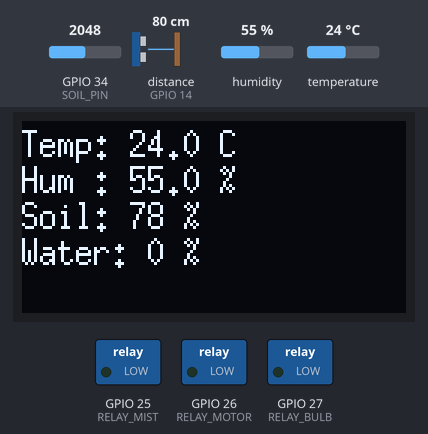
The sketch below on a simulated ESP32. Parts: 128×64 one-colour display, switched loads named in the sketch (green lamp = pin HIGH). Wiring (inferred from the names in the program): ultrasonic range finder: trigger GPIO 12; echo GPIO 14. The test bench sets the inputs (shaded band); at power-on: humidity 55 %, GPIO 34 (SOIL_PIN) = 2048, temperature 24 °C, distance to the obstacle (sensor on GPIO 14) 80 cm. The echo pulse lasts 58.3 µs per cm; WiFi joins after 1.5 s; servers stay silent unless stated; pins used as bus, display or sensor lines are not drawn.

Above: at 3.0 s.
3.1 s: humidity set to 41 %
At 4.6 s:
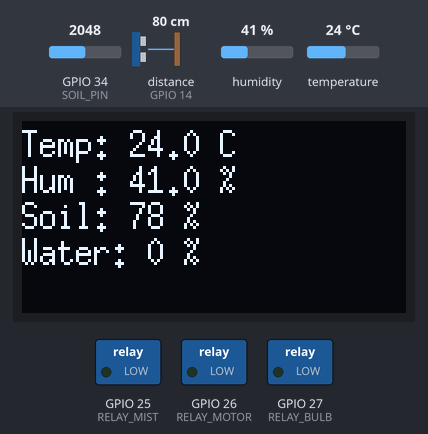
5.8 s: humidity set to 37 %
At 6.4 s:
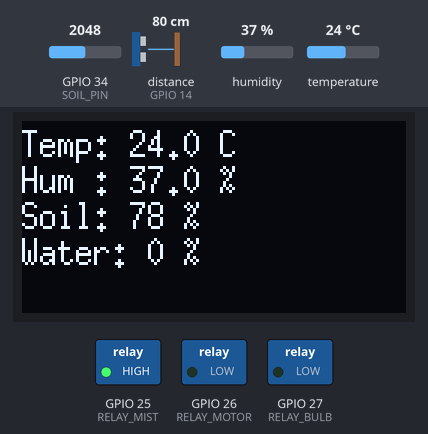
8.5 s: GPIO 34 (SOIL_PIN) set to 3261
At 11.0 s:
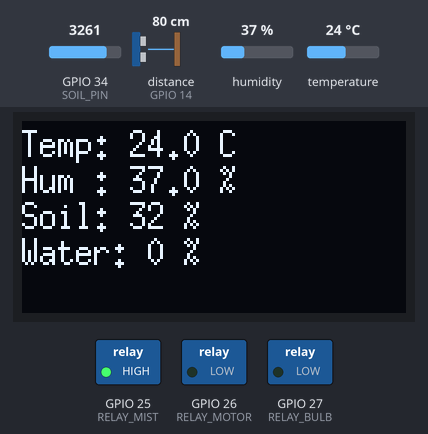
11.5 s: GPIO 34 (SOIL_PIN) set to 3379
At 12.7 s:
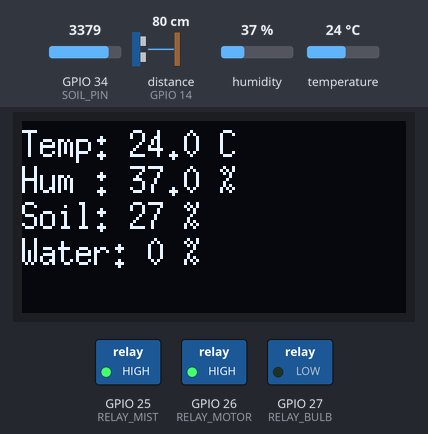
14.2 s: temperature set to 20.7 °C
At 17.3 s:
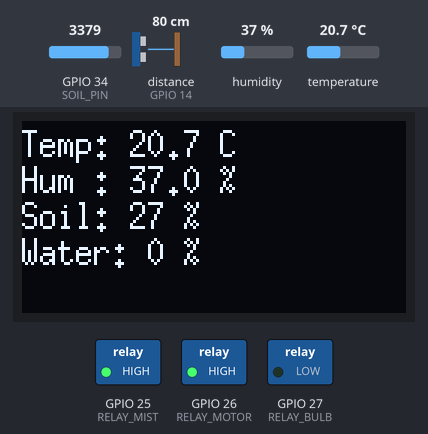
17.6 s: temperature set to 19.4 °C
At 18.9 s:
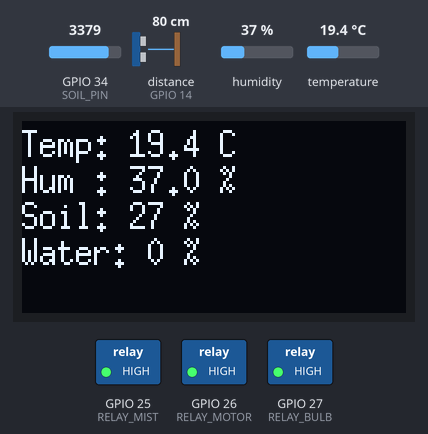
Timing chart, 0 to 20.6 s (numbered marks = the images above; inputs shaded):
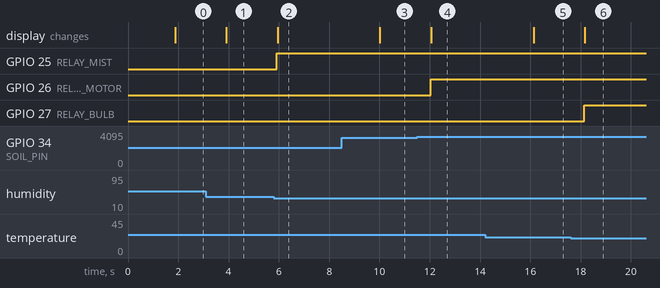

The sketch:

smart_herb_planter.ino
```cpp
#include <Wire.h>
#include <U8g2lib.h>
#include <DHT.h>
#include <WiFi.h>
#include <BlynkSimpleEsp32.h>

// -------------------- BLYNK & WIFI --------------------
char auth[] = "YOUR_BLYNK_AUTH_TOKEN";
char ssid[] = "YOUR_WIFI_SSID";
char pass[] = "YOUR_WIFI_PASSWORD";

// -------------------- OLED --------------------
U8G2_SH1106_128X64_NONAME_F_HW_I2C u8g2(U8G2_R0, U8X8_PIN_NONE);

// -------------------- DHT22 --------------------
#define DHTPIN 4
#define DHTTYPE DHT22
DHT dht(DHTPIN, DHTTYPE);

// -------------------- SENSORS --------------------
#define SOIL_PIN 34
#define TRIG_PIN 12
#define ECHO_PIN 14
#define TANK_HEIGHT_CM 30

// -------------------- RELAYS --------------------
#define RELAY_MOTOR 26
#define RELAY_BULB 27
#define RELAY_MIST 25

// -------------------- BLYNK VIRTUAL PINS --------------------
#define VPIN_TEMP V0
#define VPIN_HUM  V1
#define VPIN_SOIL V2
#define VPIN_WATER V3
#define VPIN_MODE V4
#define VPIN_BULB V5
#define VPIN_MIST V6
#define VPIN_MOTOR V7

bool autoMode = true;

// -------------------- SETUP --------------------
void setup() {
  Serial.begin(115200);

  dht.begin();
  u8g2.begin();
  Blynk.begin(auth, ssid, pass);

  pinMode(TRIG_PIN, OUTPUT);
  pinMode(ECHO_PIN, INPUT);

  pinMode(RELAY_MOTOR, OUTPUT);
  pinMode(RELAY_BULB, OUTPUT);
  pinMode(RELAY_MIST, OUTPUT);

  digitalWrite(RELAY_MOTOR, LOW);
  digitalWrite(RELAY_BULB, LOW);
  digitalWrite(RELAY_MIST, LOW);
}

// -------------------- BLYNK CONTROLS --------------------
BLYNK_WRITE(VPIN_MODE) {
  autoMode = param.asInt();
}

BLYNK_WRITE(VPIN_MOTOR) {
  if (!autoMode) digitalWrite(RELAY_MOTOR, param.asInt());
}

BLYNK_WRITE(VPIN_BULB) {
  if (!autoMode) digitalWrite(RELAY_BULB, param.asInt());
}

BLYNK_WRITE(VPIN_MIST) {
  if (!autoMode) digitalWrite(RELAY_MIST, param.asInt());
}

// -------------------- ULTRASONIC --------------------
long readDistanceCM() {
  digitalWrite(TRIG_PIN, LOW);
  delayMicroseconds(2);
  digitalWrite(TRIG_PIN, HIGH);
  delayMicroseconds(10);
  digitalWrite(TRIG_PIN, LOW);

  long duration = pulseIn(ECHO_PIN, HIGH, 30000);
  if (duration == 0) return TANK_HEIGHT_CM;
  return duration * 0.034 / 2;
}

// -------------------- LOOP --------------------
void loop() {
  Blynk.run();

  float temp = dht.readTemperature();
  float hum = dht.readHumidity();

  int soilRaw = analogRead(SOIL_PIN);
  int soilPercent = map(soilRaw, 4095, 1500, 0, 100);
  soilPercent = constrain(soilPercent, 0, 100);

  long distance = readDistanceCM();
  int waterLevel = map(TANK_HEIGHT_CM - distance, 0, TANK_HEIGHT_CM, 0, 100);
  waterLevel = constrain(waterLevel, 0, 100);

  if (autoMode) {
    digitalWrite(RELAY_MOTOR, soilPercent < 30);
    digitalWrite(RELAY_BULB, temp < 20);
    digitalWrite(RELAY_MIST, hum < 40);
  }

  Blynk.virtualWrite(VPIN_TEMP, temp);
  Blynk.virtualWrite(VPIN_HUM, hum);
  Blynk.virtualWrite(VPIN_SOIL, soilPercent);
  Blynk.virtualWrite(VPIN_WATER, waterLevel);

  u8g2.clearBuffer();
  u8g2.setFont(u8g2_font_6x13_tf);
  u8g2.setCursor(0,12); u8g2.printf("Temp: %.1f C", temp);
  u8g2.setCursor(0,24); u8g2.printf("Hum : %.1f %%", hum);
  u8g2.setCursor(0,36); u8g2.printf("Soil: %d %%", soilPercent);
  u8g2.setCursor(0,48); u8g2.printf("Water: %d %%", waterLevel);
  u8g2.sendBuffer();

  delay(2000);
}
```

Measured:
- the behaviour switches between 40 and 39 % on humidity (found by bisection; images 1 and 2)
- the behaviour switches between 3316 and 3317 on GPIO 34 (SOIL_PIN) (found by bisection; images 3 and 4)
- the behaviour switches between 20 and 19.9 °C on temperature (found by bisection; images 5 and 6)
- after the input at 3.1 s, the display: changes after 0.81 s (image 1)
- after the input at 5.8 s, GPIO 25 (RELAY_MIST): LOW → HIGH after 0.12 s; the display: changes after 0.15 s (image 2)
- after the input at 8.5 s, the display: changes after 1.5 s (image 3)
- after the input at 11.5 s, GPIO 26 (RELAY_MOTOR): LOW → HIGH after 0.53 s; the display: changes after 0.56 s (image 4)
- after the input at 14.2 s, the display: changes after 1.9 s (image 5)
- after the input at 17.6 s, GPIO 27 (RELAY_BULB): LOW → HIGH after 0.54 s; the display: changes after 0.57 s (image 6)
